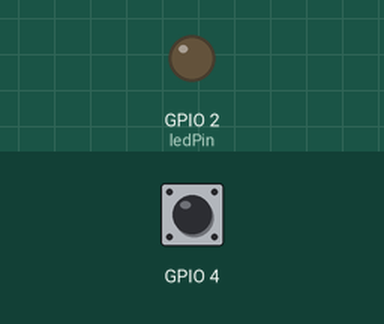
The sketch below on a simulated ESP32. Shown: output pins drawn as LEDs (lit = HIGH). The test bench sets the inputs (shaded band); at power-on: GPIO 4 HIGH.

Above: at 1.2 s.
1.3 s: GPIO 4 pulled LOW for 0.15 s
At 1.37 s:
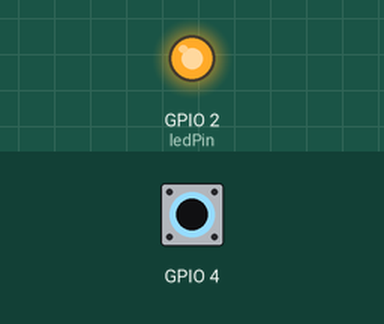
2.9 s: GPIO 4 pulled LOW for 3.2 s
At 7.2 s:
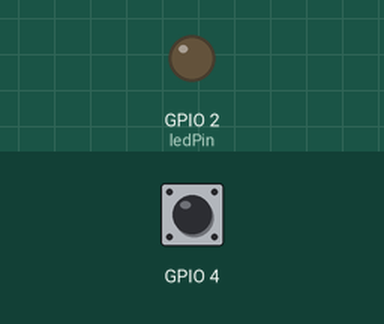
Timing chart, 0 to 8.7 s (numbered marks = the images above; inputs shaded):
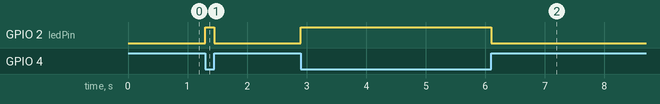

Measured:
- after the input at 1.3 s, GPIO 2 (ledPin): LOW → HIGH at once, → LOW 0.15 s later
- after the input at 2.9 s, GPIO 2 (ledPin): LOW → HIGH at once, → LOW 3.2 s later

The sketch:

Checking_touch_sensor_and_LED.ino
```cpp
/*
This code is for checking the touch sensor and then turn on the LED using touch sensor.
*/

// void setup() {
//     Serial.begin(115200);
// }

// void loop() {
//     Serial.println(touchRead(T0)); // connecting a wire on GPIO pin 4. touchRead is an builtIn function.
//     delay(1000);
// }
// Upper code is to check what values are coming when we touch the pin 4. its coming 30 and less than 30.

// Now using this we can use touch to on the built-in LED on or off.

int ledPin = 2; // because built-in LED is connected to GPIO pin number 2.

void setup(){
  pinMode(ledPin,OUTPUT);
}
void loop(){
  if(touchRead(T0) < 30){
    digitalWrite(ledPin,HIGH);
  }
  else{
    digitalWrite(ledPin,LOW);
  }
}
```
